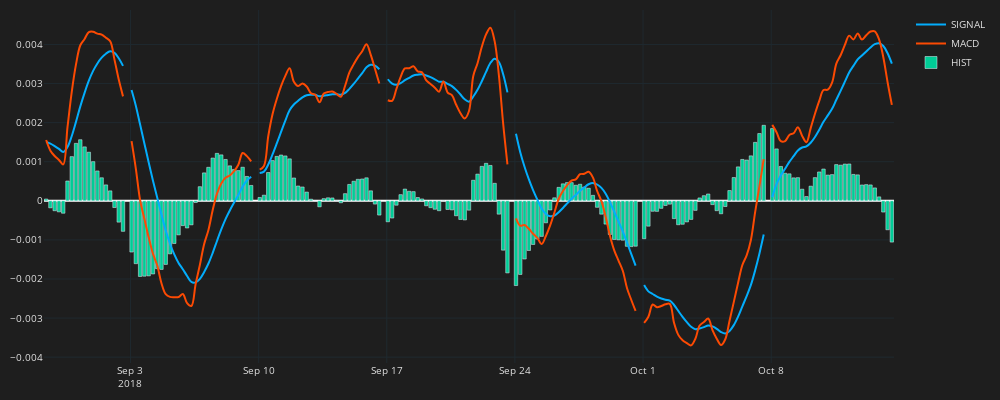

Notebook code for this chart:
### Code cell
df_plot = df.iloc[1000:1200]
fig = go.Figure()

fig.add_trace(go.Scatter( 
    x=df_plot.time,
    y=df_plot.SIGNAL,
    line=dict(width=2,color="#03adfc"),
    line_shape='spline',
    name='SIGNAL',
    mode='lines'
    ))        
fig.add_trace(go.Scatter( 
    x=df_plot.time,
    y=df_plot.MACD,
    line=dict(width=2,color="#fc4a03"),
    line_shape='spline',
    name='MACD',
    mode='lines'
    ))         
fig.add_trace(go.Bar( 
    x=df_plot.time,
    y=df_plot.HIST,
    name='HIST'
    ))         

fig.update_layout(width=1000,height=400,
    margin=dict(l=10,r=10,b=10,t=10),
    font=dict(size=10,color="#e1e1e1"),
    paper_bgcolor="#1e1e1e",
    plot_bgcolor="#1e1e1e")
fig.update_xaxes(
    gridcolor="#1f292f",
    showgrid=True,fixedrange=True,rangeslider=dict(visible=False),
    rangebreaks=[
        dict(bounds=["sat", "mon"])
    ]
)
fig.update_yaxes(
    gridcolor="#1f292f",
    showgrid=True
)
fig.show()

### Figure 1 — Plotly figure (JSON) as saved in the notebook; plotly's stock layout.template omitted (floating-point values rounded to 4 significant figures; data arrays with more than 128 entries replaced by an {"elided": "..."} marker saying what was removed)
{"data": [{"line": {"color": "#03adfc", "shape": "spline", "width": 2}, "mode": "lines", "name": "SIGNAL", "type": "scatter", "x": {"elided": "200 str values"}, "y": {"elided": "200 float values"}}, {"line": {"color": "#fc4a03", "shape": "spline", "width": 2}, "mode": "lines", "name": "MACD", "type": "scatter", "x": {"elided": "200 str values"}, "y": {"elided": "200 float values"}}, {"name": "HIST", "type": "bar", "x": {"elided": "200 str values"}, "y": {"elided": "200 float values"}}], "layout": {"font": {"color": "#e1e1e1", "size": 10}, "height": 400, "margin": {"b": 10, "l": 10, "r": 10, "t": 10}, "paper_bgcolor": "#1e1e1e", "plot_bgcolor": "#1e1e1e", "width": 1000, "xaxis": {"fixedrange": true, "gridcolor": "#1f292f", "rangebreaks": [{"bounds": ["sat", "mon"]}], "rangeslider": {"visible": false}, "showgrid": true}, "yaxis": {"gridcolor": "#1f292f", "showgrid": true}}}
